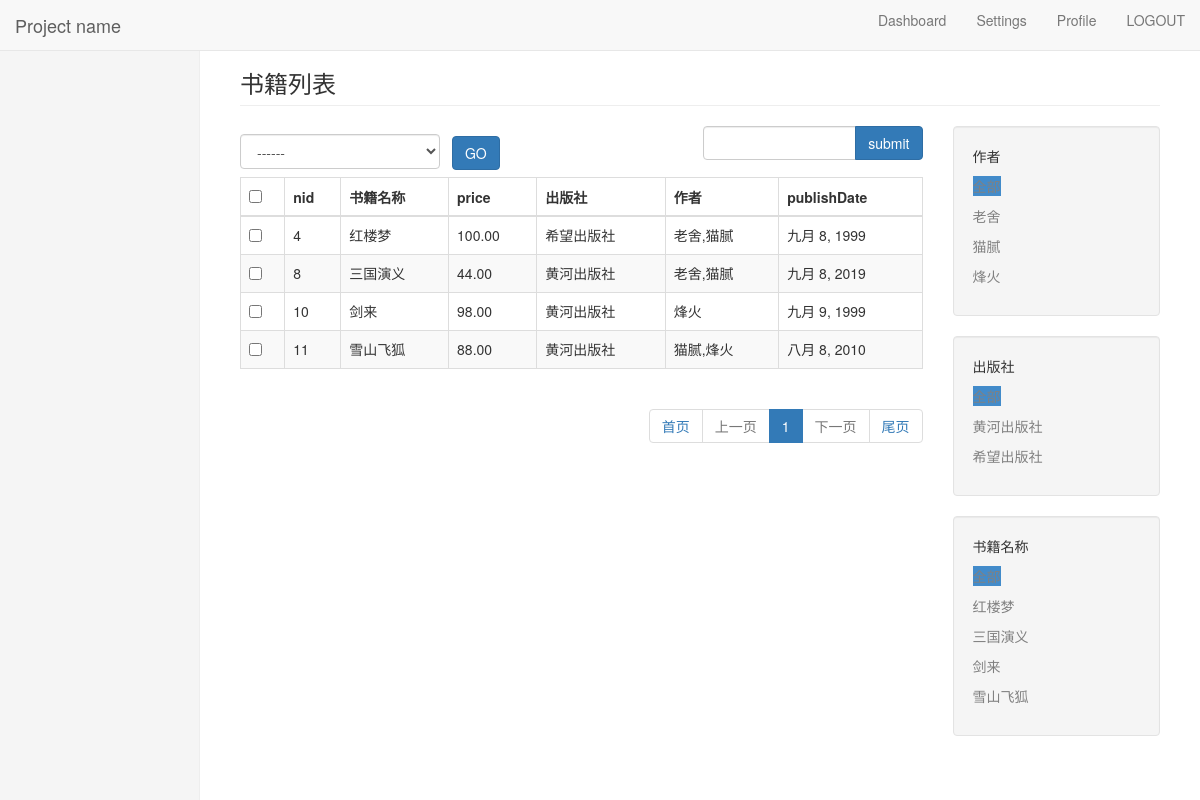
The app's page /stark/app02/book/ (signed in) with its own data.
### app02/models.py (models this page shows, shortened)
class Publish(models.Model):
    nid = models.AutoField(primary_key=True)
    name = models.CharField(max_length=32)
    city = models.CharField(max_length=32)
    email = models.EmailField()
    def __str__(self):
        return self.name

class Book(models.Model):
    nid = models.AutoField(primary_key=True)
    title = models.CharField(max_length=32, verbose_name='书籍名称')
    publishDate = models.DateField()
    price = models.DecimalField(max_digits=5, decimal_places=2)
    publish = models.ForeignKey(to="Publish", to_field="nid", on_delete=models.CASCADE, verbose_name='出版社')
    authors = models.ManyToManyField(to='Author', verbose_name='作者')
    class Meta:
        verbose_name='书籍列表'

class Author(models.Model):
    nid = models.AutoField(primary_key=True)
    name = models.CharField(max_length=32)
    age = models.IntegerField()
    authorDetail = models.OneToOneField(to="AuthorDetail", on_delete=models.CASCADE)
    def __str__(self):
        return self.name

### stark/service/stark.py (the view, shortened to what this page needs)
    def list_view(self, request):
        search_connection = self.get_search_condition(request)
        filter_condition = self.get_filter_condition(request)
        data_list = self.model.objects.all().filter(search_connection).filter(filter_condition)
        show_list = ShowList(self, data_list, request)
        add_url = self.get_add_url()
        models_name = self.model._meta.model_name.upper()
        return render(request, "list_view.html", locals())

### app02/stark.py (called while the page is built)
    def title(self, obj=None, header=False):
        if header:
            return '书籍名称'
        else:
            return  obj.title

### rbac/service/rbac.py (called while the page is built, shortened)
    def process_request(self, request):
        current_path = request.path_info
        valid_url_list = ['/login/', '/logout/', '/reg/', '/admin/.*']
        for valid_url in valid_url_list:
            ret = re.match(valid_url, current_path)
            if ret:
                return None
        user_id = request.session.get('user_id', None)
        user_name = request.session.get('user_name', None)
        if not user_id:
            _url = '/login/?path=%s' % (request.path_info)
            return redirect(_url)
        permission_dict = request.session.get('permission_dict', {})
        print('==============')
        print(permission_dict)
        flag = False
        if user_name == 'admin':
            request.actions = []
            return None
        if not flag:
            return HttpResponse("没有访问权限")

### rbac/templatetags/my_tags.py (called while the page is built)
@register.inclusion_tag('rbac/menu.html')
def get_menu(request):
    menu_permission_list = request.session.get("menu_permission_list")
    print(menu_permission_list)
    print(request.path)
    return {"menu_permission_list": menu_permission_list,"request_path":request.path}

### stark/service/stark.py (called while the page is built)
    def get_header(self):
        head_list = []
        _list_display = self.config.new_list_play(self.request)
        for field in self.config.new_list_play(self.request):
            if callable(field):
                val = field(self, header=True)
                head_list.append(val)
            else:
                if field == "__str__":
                    head_list.append(self.config.model._meta.model_name.upper())
                else:
                    val = self.config.model._meta.get_field(field).verbose_name
                    head_list.append(val)
        return head_list

    def get_action_list(self):
        temp = []
        for action in self.actions:
            temp.append(
                {
                    'name': action.__name__,
                    'desc': action.short_description
                }
            )
        return temp

    def get_model_name(self):
        return self.config.model._meta.verbose_name

    def new_actions(self):
        temp = []
        temp.append(ModelStark.patch_delete)
        temp.extend(self.actions)
        return temp

### stark/utils/page.py (called while the page is built)
    @property
    def start(self):
        return (self.current_page - 1) * self.per_page_num

### stark/templates/list_view.html (shortened to what this page needs)
{% extends 'base.html' %}
{% block content %}
    <div class="col-md-9 ">
        {% if show_list.config.search_fields %}
            <form action="" method="get" class="pull-right">
                <div class="input-group" style="width: 220px">
                    <input type="text" class="form-control" name="q" value="{{ show_list.config.keyword }}">
                    <span class="input-group-btn">
                        <button class="btn btn-primary">submit</button>
                            </span>
                </div>
            </form>
        {% endif %}
        <form action="" method="post">
            <select name="action" id="" class="form-control"
                    style="display:inline-block;width: 200px;margin: 8px 8px 8px 0px;height: 35px;vertical-align: -2px">
                <option value="">------</option>
            </select>
            <button type="submit" class="btn btn-primary">GO</button>
            <table class="table table-bordered table-striped">
                <thead>
                <tr>
                    {% for item in show_list.get_header %}
                        <th>{{ item }}</th>
                    {% endfor %}
                </tr>
                </thead>
                <tbody>
                <tr>
                    {% for data in show_list.get_body %}
                        <tr>
                            {% for item in data %}
                                <td>{{ item }}</td>
                            {% endfor %}
                        </tr>
                    {% endfor %}
                </tr>
                </tbody>
            </table>
            <nav>
                <ul class="pagination  pull-right">
                    {{ show_list.pagination.page_html|safe }}
                </ul>
            </nav>
        </form>
    </div>
    <div class="col-md-3">
        <div class="filter">
            {% for filter_field, linktags in show_list.get_filter_linktags.items %}
                <div class="well">
                    <p>{{ filter_field.upper }}</p>
                    {% for link in linktags %}
                        <p>{{ link|safe }}</p>
                    {% endfor %}
                </div>
            {% endfor %}
        </div>
    </div>
{% endblock %}

### stark/static/css/base.css (style rules this page uses)
.active { background-color: #428bca; }

### stark/templates/list_view.html (style rules this page uses)
.filter a { text-decoration: none; color: grey; }

### records on screen
Publish: data "4" "老舍,猫腻", name "希望出版社"
Book: data "红楼梦" "100.00" "九月 8, 1999"
Publish: data "8" "老舍,猫腻" "10" "11" "猫腻,烽火", name "黄河出版社"
Book: data "三国演义" "44.00" "九月 8, 2019"
Book: data "剑来" "98.00" "九月 9, 1999"
Author: data "烽火"
Book: data "雪山飞狐" "88.00" "八月 8, 2010"

### other values on screen
{{ show_list.get_model_name }} "书籍列表"
{{ item }} "nid" "书籍名称" "price" "出版社" "作者" "publishDate"
{{ show_list.pagination.page_html|safe }} "首页 上一页 1 下一页 尾页"
{{ filter_field.upper }} "作者" "出版社" "书籍名称"
{{ link|safe }} "全部" "老舍" "猫腻" "烽火" "全部" "黄河出版社" "希望出版社" "全部" "红楼梦" "三国演义" "剑来" "雪山飞狐"
